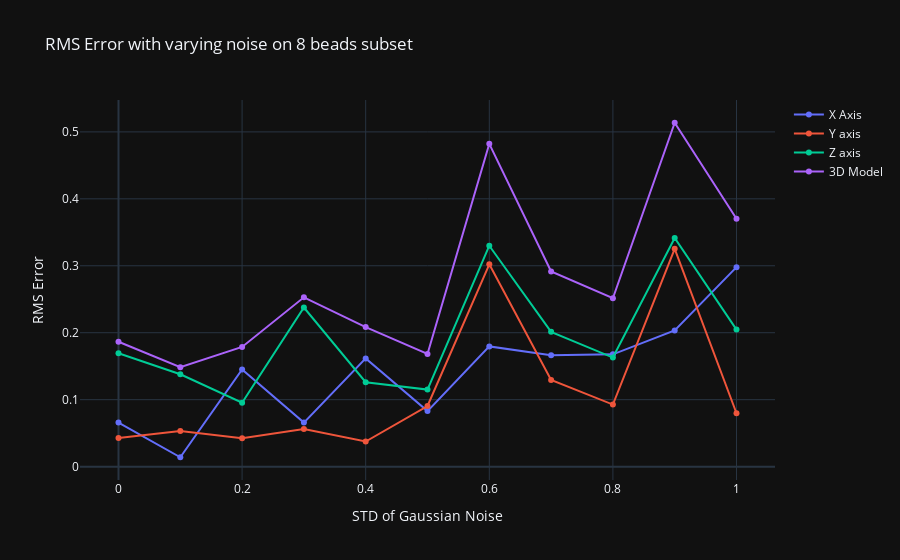

The notebook cell saved with this chart:
### Code cell
fig = go.Figure()
fig.update_layout(title = 'RMS Error with varying noise on 8 beads subset',
                  yaxis_title = 'RMS Error',
                  xaxis_title = 'STD of Gaussian Noise')

fig.add_trace(go.Scatter(
    x = rms_measurements['std'],
    y = rms_measurements['x'],
    name = 'X Axis'
))
fig.add_trace(go.Scatter(
    x = rms_measurements['std'],
    y = rms_measurements['y'],
    name = 'Y axis'
))
fig.add_trace(go.Scatter(
    x = rms_measurements['std'],
    y = rms_measurements['z'],
    name = 'Z axis'
))
fig.add_trace(go.Scatter(
    x = rms_measurements['std'],
    y = rms_measurements['3d'],
    name = '3D Model'
))
fig.show()

### Figure 1 — Plotly figure (JSON) as saved in the notebook; plotly's stock layout.template omitted (floating-point values rounded to 4 significant figures)
{"data": [{"name": "X Axis", "x": [0.0, 0.1, 0.2, 0.3, 0.4, 0.5, 0.6, 0.7, 0.8, 0.9, 1.0], "y": [0.06588, 0.01401, 0.145, 0.0658, 0.1617, 0.08292, 0.1796, 0.1663, 0.1677, 0.2034, 0.298], "type": "scatter"}, {"name": "Y axis", "x": [0.0, 0.1, 0.2, 0.3, 0.4, 0.5, 0.6, 0.7, 0.8, 0.9, 1.0], "y": [0.04284, 0.05306, 0.0424, 0.05616, 0.03749, 0.09054, 0.3022, 0.1295, 0.0927, 0.3253, 0.07977], "type": "scatter"}, {"name": "Z axis", "x": [0.0, 0.1, 0.2, 0.3, 0.4, 0.5, 0.6, 0.7, 0.8, 0.9, 1.0], "y": [0.1692, 0.138, 0.09544, 0.2377, 0.1261, 0.1151, 0.33, 0.2013, 0.1629, 0.3415, 0.2047], "type": "scatter"}, {"name": "3D Model", "x": [0.0, 0.1, 0.2, 0.3, 0.4, 0.5, 0.6, 0.7, 0.8, 0.9, 1.0], "y": [0.1866, 0.1485, 0.1787, 0.2529, 0.2084, 0.1683, 0.4821, 0.2915, 0.2515, 0.5136, 0.3702], "type": "scatter"}], "layout": {"title": {"text": "RMS Error with varying noise on 8 beads subset"}, "yaxis": {"title": {"text": "RMS Error"}}, "xaxis": {"title": {"text": "STD of Gaussian Noise"}}}}
